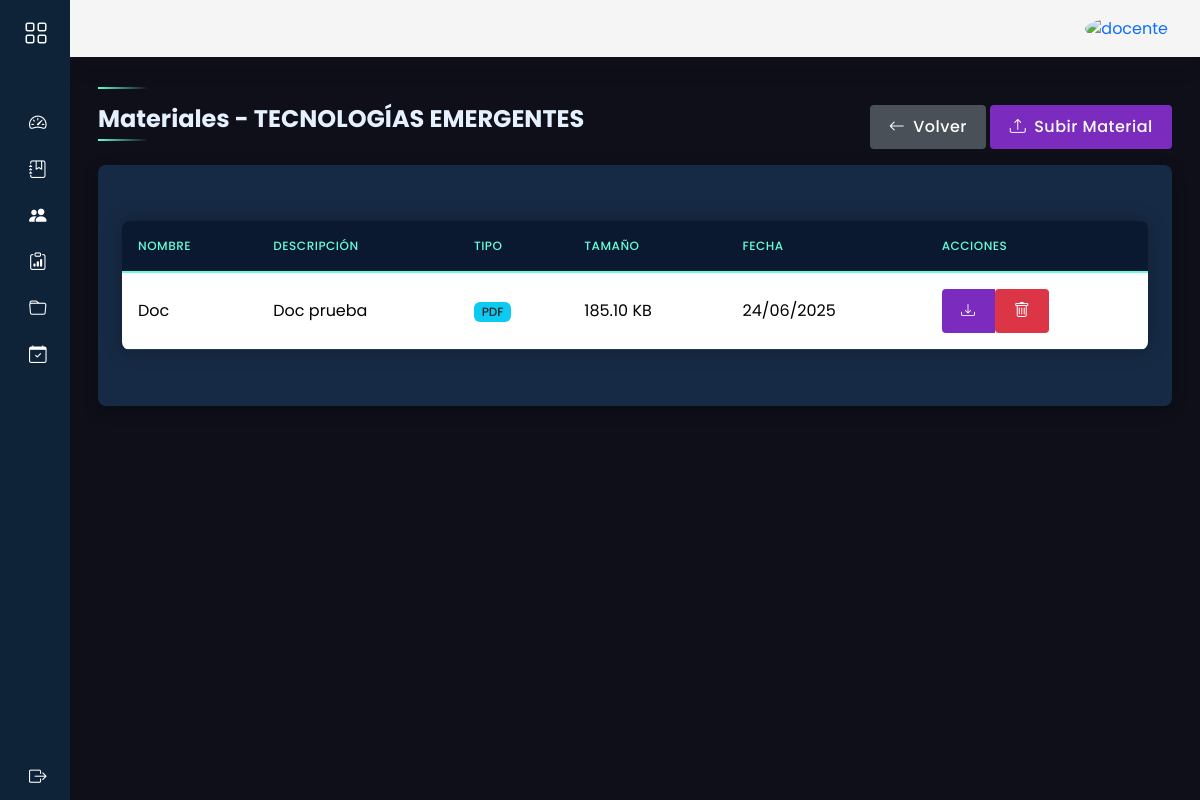
Before: /docente/materiales/2 with the older database file.
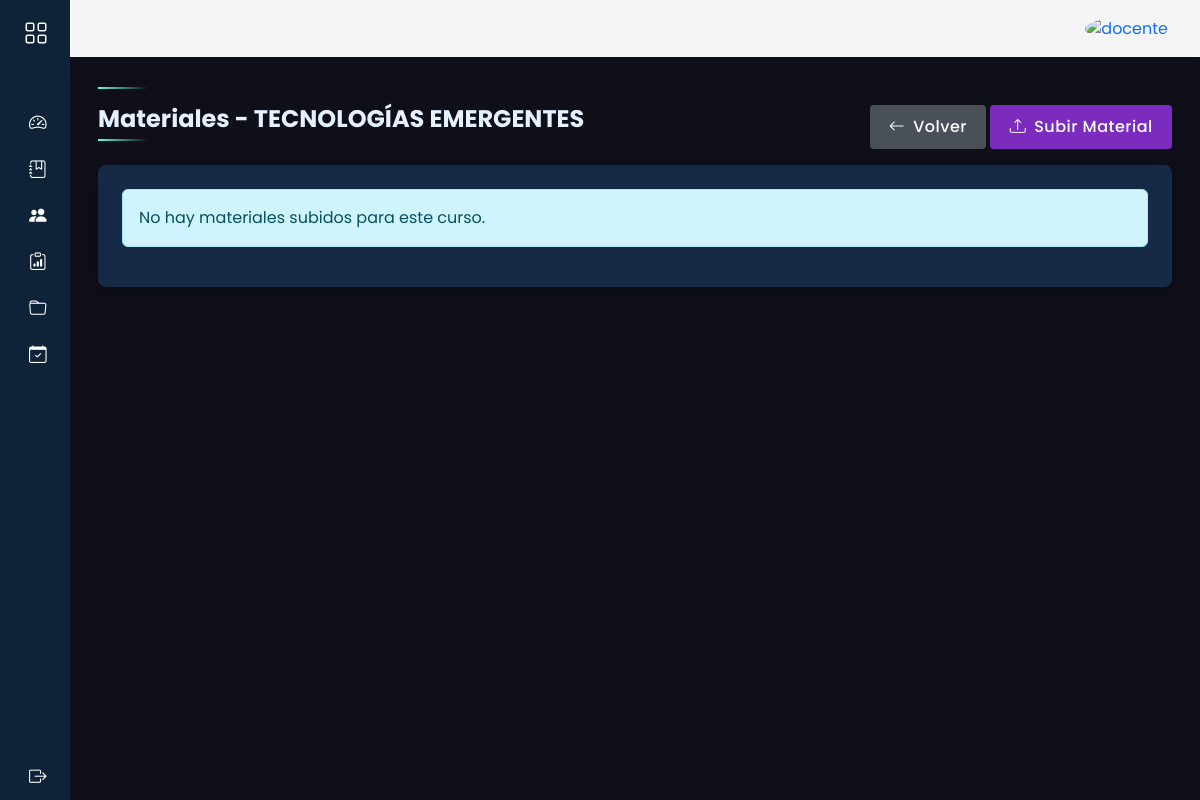
After: the same page with the newer database file.
### models/curso_model.py (models this page shows, shortened)
class Curso(db.Model):
    __tablename__ = 'cursos'
    id = db.Column(db.Integer, primary_key=True)
    nombre = db.Column(db.String(100), nullable=False)
    descripcion = db.Column(db.Text)
    sigla = db.Column(db.String(10), unique=True, nullable=False)
    carga_horaria = db.Column(db.Integer, nullable=False)
    activo = db.Column(db.Boolean, default=True, nullable=False)
    docente_id = db.Column(db.Integer, db.ForeignKey('docentes.id'),nullable=True)
    docente = db.relationship('Docente', back_populates='cursos')
    inscripciones = db.relationship('Inscripcion',back_populates='curso')
    inscripciones = db.relationship('Inscripcion', back_populates='curso')
    clases = db.relationship('Clase', back_populates='curso')
    @staticmethod
    def get_by_id(id):
        return Curso.query.get(id)

### models/material_model.py (models this page shows, shortened)
class Material(db.Model):
    __tablename__ = 'materiales'
    id = db.Column(db.Integer, primary_key=True)
    titulo = db.Column(db.String(100), nullable=False)
    descripcion = db.Column(db.Text)
    nombre_archivo = db.Column(db.String(100))
    tipo_archivo = db.Column(db.String(50))
    tamanio = db.Column(db.Integer)  # Tamaño en bytes
    curso_id = db.Column(db.Integer, db.ForeignKey('cursos.id'), nullable=False)
    docente_id = db.Column(db.Integer, db.ForeignKey('usuarios.id'), nullable=False)
    fecha_subida = db.Column(db.DateTime, default=datetime.utcnow)
    fecha_actualizacion = db.Column(db.DateTime, onupdate=datetime.utcnow)
    curso = db.relationship('Curso', backref='materiales')
    docente = db.relationship('Usuario', backref='materiales')
    @staticmethod
    def get_by_curso(curso_id):
        return Material.query.filter_by(curso_id=curso_id).order_by(Material.fecha_subida.desc()).all()
    def get_file_size(self):
        sizes = ['B', 'KB', 'MB', 'GB']
        size = self.tamanio
        i = 0
        while size >= 1024 and i < len(sizes)-1:
            size /= 1024
            i += 1
        return f"{size:.2f} {sizes[i]}"

### controllers/docente/material_controller.py (the view)
@material_bp.route("/<int:curso_id>")
def index(curso_id):
    curso = Curso.get_by_id(curso_id)
    if not curso:
        flash('Curso no encontrado', 'error')
        return redirect(url_for('docente_curso.index'))
    materiales = Material.get_by_curso(curso_id)
    return listar_materiales(curso=curso, materiales=materiales)  # Asegúrate de pasar ambos parámetros

### views/docente/material_view.py (called while the page is built)
def listar_materiales(curso, materiales):
    return render_template('docente/materiales/index.html',
                         curso=curso,
                         materiales=materiales)  # Variable correcta 'materiales'

### templates/docente/materiales/index.html (shortened to what this page needs)
{% extends 'docente/base.html' %}
{% block content %}
<div class="d-flex justify-content-between align-items-center mb-3">
    <h3 class="fw-bold fs-4">Materiales - {{ curso.nombre }}</h3>
    <div>
        <a href="/docente/cursos/{{ curso.id }}" class="btn btn-secondary">
            <i class="bi bi-arrow-left"></i> Volver
        </a>
        <a href="{{ url_for('docente_material.subir', curso_id=curso.id) }}" class="btn btn-primary">
            <i class="bi bi-upload"></i> Subir Material
        </a>
    </div>
</div>
<div class="card">
    <div class="card-body">
        {% if materiales %}
        <div class="table-responsive">
            <table class="table table-hover">
                <thead>
                    <tr>
                        <th>Nombre</th>
                        <th>Descripción</th>
                        <th>Tipo</th>
                        <th>Tamaño</th>
                        <th>Fecha</th>
                        <th>Acciones</th>
                    </tr>
                </thead>
                <tbody>
                    {% for material in materiales %}
                    <tr>
                        <td>{{ material.titulo }}</td>
                        <td>{{ material.descripcion|truncate(50) }}</td>
                        <td>
                            <span class="badge bg-info text-dark">
                                {{ material.tipo_archivo|upper }}
                            </span>
                        </td>
                        <td>{{ material.get_file_size() }}</td>
                        <td>{{ material.fecha_subida.strftime('%d/%m/%Y') }}</td>
                        <td>
                            <div class="btn-group btn-group-sm">
                                <a href="{{ url_for('static', filename='uploads/' + material.nombre_archivo) }}"
                                   class="btn btn-primary" download>
                                    <i class="bi bi-download"></i>
                                </a>
                                <form method="POST" action="/docente/materiales/eliminar/{{ material.id }}">
                                    <button type="submit" class="btn btn-danger"
                                            onclick="return confirm('¿Eliminar este material?')">
                                        <i class="bi bi-trash"></i>
                                    </button>
                                </form>
                            </div>
                        </td>
                    </tr>
                    {% endfor %}
                </tbody>
            </table>
        </div>
        {% else %}
        <div class="alert alert-info">No hay materiales subidos para este curso.</div>
        {% endif %}
    </div>
</div>
{% endblock %}

### templates/docente/base.html (shortened to what this page needs)
<!doctype html>
<html lang="es">
<head>
    <link href="https://cdn.jsdelivr.net/npm/bootstrap@5.3.7/dist/css/bootstrap.min.css" rel="stylesheet"
>
    <link rel="stylesheet" href="{{ url_for('static', filename='css/docente.css') }}">
    <link rel="stylesheet" href="https://cdn.jsdelivr.net/npm/bootstrap-icons@1.8.1/font/bootstrap-icons.css">
    <link rel="stylesheet" href="https://cdn.jsdelivr.net/npm/bootstrap-icons@1.13.1/font/bootstrap-icons.min.css">
    <link href="https://cdn.datatables.net/v/bs5/dt-2.3.2/datatables.min.css" rel="stylesheet"
>
</head>
<body>
    <div class="wrapper">
        <aside id="sidebar">
            <div class="d-flex">
                <button id="toggle-btn" class="toggle-btn" type="button">
                    <i class="bi bi-grid"></i>
                </button>
            </div>
            <ul class="sidebar-nav">
                <li class="sidebar-item">
                    <a href="/docente/inicio" class="sidebar-link">
                        <i class="bi bi-speedometer2"></i>
                    </a>
                </li>
                <li class="sidebar-item">
                    <a href="/docente/cursos/" class="sidebar-link">
                        <i class="bi bi-journal-bookmark"></i>
                    </a>
                </li>
                <li class="sidebar-item">
                    <a href="/docente/estudiantes/" class="sidebar-link">
                        <i class="bi bi-people-fill"></i>
                    </a>
                </li>
                <li class="sidebar-item">
                    <a href="/docente/calificaciones/" class="sidebar-link">
                        <i class="bi bi-clipboard-data"></i>
                    </a>
                </li>
                <li class="sidebar-item">
                    <a href="#" class="sidebar-link collapsed has-dropdown" data-bs-toggle="collapse"
                        data-bs-target="#material" aria-expanded="false" aria-controls="material">
                        <i class="bi bi-folder"></i>
                    </a>
                </li>
                <li class="sidebar-item">
                    <a href="/docente/asistencias/" class="sidebar-link">
                        <i class="bi bi-calendar-check"></i>
                    </a>
                </li>
            </ul>
            <div class="sidebar-footer">
                <a href="/docente/logout" class="sidebar-link">
                    <i class="bi bi-box-arrow-right"></i>
                </a>
            </div>
        </aside>
        <div class="main">
            <nav class="navbar navbar-expand px-4 py-3">
                <div class="navbar-collapse collapse">
                    <ul class="navbar-nav ms-auto">
                        <li class="nav-item dropdown">
                            <a href="#" class="nav-icon pe-md-0" data-bs-toggle="dropdown">
                                <img src="{{ url_for('static', filename='img/teacher-avatar.png') }}" class="avatar img-fluid rounded-circle"
                                    alt="docente">
                            </a>
                        </li>
                    </ul>
                </div>
            </nav>
            <main class="content px-3 py-4">
                <div class="container-fluid">
                    <div class="mb-3">
                        <h3 class="fw-bold fs-4 mb-3">{% block header %}{% endblock %}</h3>
                        {% block content %}
                        {% endblock %}
                    </div>
                </div>
            </main>
        </div>
    </div>
</body>
</html>

### static/css/docente.css (style rules this page uses)
body { font-family: 'Poppins', sans-serif; background: #ececec; }
::placeholder { font-size: 16px; }
a { text-decoration: none; }
li { list-style: none; }
.wrapper { display: flex; }
.main { display: flex; flex-direction: column; min-height: 100vh; width: 100%; overflow: hidden; transition: all 0.35s ease-in-out; background-color: #0f0f1a; min-width: 0; }
#sidebar { width: 70px; min-width: 70px; z-index: 1000; transition: all .25s ease-in-out; background-color: #0e2238; display: flex; flex-direction: column; }
.toggle-btn { background-color: transparent; cursor: pointer; border: 0; padding: 1rem 1.5rem; }
.toggle-btn i { font-size: 1.5rem; color: #FFF; }
.sidebar-nav { padding: 2rem 0; flex: 1 1 auto; }
a.sidebar-link { padding: .625rem 1.625rem; color: #FFF; display: block; font-size: 0.9rem; white-space: nowrap; border-left: 3px solid transparent; }
.sidebar-link i, .dropdown-item i { font-size: 1.1rem; margin-right: .75rem; }
.sidebar-item { position: relative; }
.navbar { background-color: #f5f5f5; box-shadow: 0 0 2rem 0 rgba(33, 37, 41, .1); }
.navbar-expand .navbar-collapse { min-width: 200px; }
.avatar { height: 40px; width: 40px; }
.content { flex: 1 1 auto; }
.sidebar-link.has-dropdown { position: relative; }
:root { --primary-dark: #0a192f; --secondary-dark: #172a45; --accent-blue: #64ffda; --accent-purple: #7b2cbf; --text-light: #ccd6f6; --text-lighter: #e6f1ff; --highlight: rgba(100, 255, 218, 0.1); }
h3, h5 { color: var(--text-lighter); font-weight: 600; position: relative; padding-bottom: 0.5rem; }
h3:after, h5:after { content: ''; position: absolute; bottom: 0; left: 0; width: 50px; height: 2px; background: linear-gradient(90deg, var(--accent-blue), transparent); }
.card { background-color: var(--secondary-dark); border: none; border-radius: 8px; box-shadow: 0 5px 15px rgba(0, 0, 0, 0.3); transition: all 0.3s cubic-bezier(0.25, 0.8, 0.25, 1); overflow: hidden; margin-bottom: 1.5rem; }
.card-body { padding: 1.5rem; }
.card-header, .card-body, .card-body h5, .card-body p { color: var(--text-light); }
.btn { border: none; border-radius: 4px; padding: 0.6rem 1.2rem; font-weight: 500; letter-spacing: 0.5px; transition: all 0.3s ease; display: inline-flex; align-items: center; gap: 8px; position: relative; overflow: hidden; }
.btn:after { content: ''; position: absolute; top: 0; left: -100%; width: 100%; height: 100%; background: linear-gradient(90deg, transparent, rgba(255, 255, 255, 0.2), transparent); transition: 0.5s; }
.btn-primary { background-color: var(--accent-purple); color: white; }
.btn-secondary { background-color: #495057; color: white; }

Changed rows visible on the page:
removed Material: titulo "Doc", descripcion "Doc prueba", tipo_archivo "PDF", get_file_size "185.10 KB", fecha_subida "24/06/2025"
Other visible differences:
text no longer shown: "NOMBRE DESCRIPCIÓN TIPO TAMAÑO FECHA ACCIONES"
text now shown: "No hay materiales subidos para este curso."
